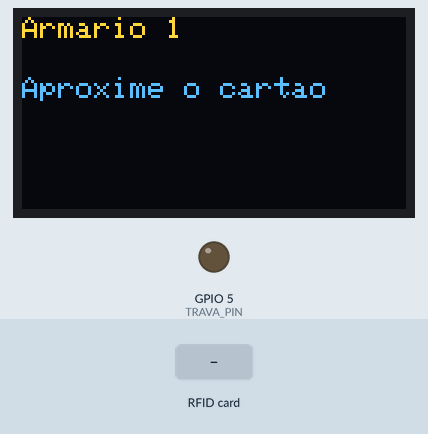
Simulated run of this sketch. Board: ESP32. Parts: 128×64 one-colour display, output pins drawn as LEDs (lit = HIGH). Inputs (shaded band) come from the test bench. The OLED is the two-colour kind (top 16 rows yellow); WiFi joins after 1.5 s; servers stay silent unless stated; uploads are accepted with an empty reply; what the sketch prints to the serial monitor is not drawn.

Above: at 2.8 s.
2.9 s: RFID card 5E 7A 19 C4 held to the reader
At 3.05 s:
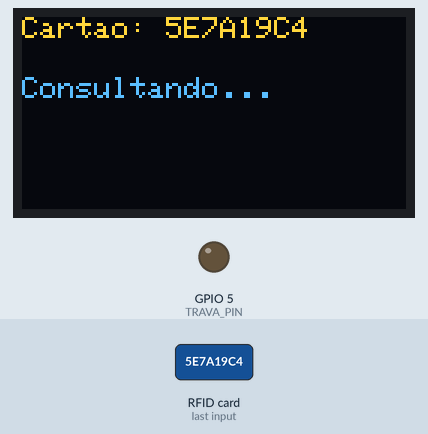
At 3.5 s:
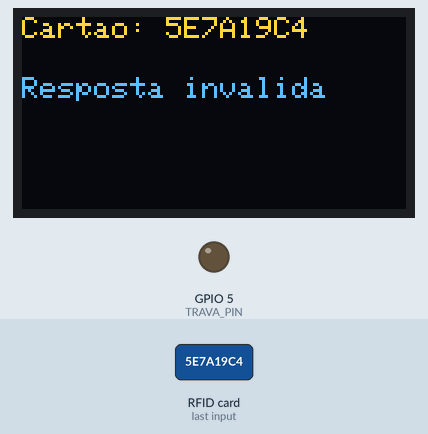
Timing chart, 0 to 5.9 s (numbered marks = the images above; inputs shaded):
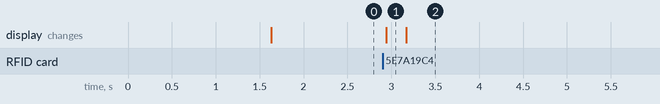

The sketch:

leitor_rfid.ino
```cpp
#include <WiFi.h>
#include <HTTPClient.h>
#include <ArduinoJson.h>
#include <SPI.h>
#include <MFRC522.h>
#include <Wire.h>
#include <Adafruit_GFX.h>
#include <Adafruit_SSD1306.h>
#include <WiFiClientSecure.h>


const char* WIFI_SSID  = "Wokwi-GUEST";
const char* WIFI_SENHA = "";


const char* URL_API = "https://immediately-exposure-samba-thee.trycloudflare.com/IoT_SA/api/armario.php";


#define ARMARIO_ID 1
#define TRAVA_PIN  5
#define TEMPO_ABERTO 5000


#define RFID_SS   0
#define RFID_RST  4
#define RFID_SCK  1
#define RFID_MOSI 2
#define RFID_MISO 3


#define OLED_SDA 18
#define OLED_SCL 19


MFRC522 rfid(RFID_SS, RFID_RST);
Adafruit_SSD1306 tela(128, 64, &Wire, -1);


bool armarioAberto = false;
String cartaoAberto = "";
String nomeAberto = "";


void mostrar(String linha1, String linha2 = "", String linha3 = "") {
  tela.clearDisplay();
  tela.setTextSize(1);
  tela.setTextColor(SSD1306_WHITE);
  tela.setCursor(0, 0);
  tela.println(linha1);
  tela.setCursor(0, 20);
  tela.println(linha2);
  tela.setCursor(0, 40);
  tela.println(linha3);
  tela.display();
}


void conectarWiFi() {
  mostrar("Conectando WiFi...");
  WiFi.mode(WIFI_STA);
  WiFi.begin(WIFI_SSID, WIFI_SENHA, 6);

  while (WiFi.status() != WL_CONNECTED) {
    delay(500);
    Serial.print(".");
  }


  Serial.println("\nWiFi conectado: " + WiFi.localIP().toString());
}


String lerCodigo() {
  String codigo = "";


  for (byte i = 0; i < rfid.uid.size; i++) {
    if (rfid.uid.uidByte[i] < 0x10) codigo += "0";
    codigo += String(rfid.uid.uidByte[i], HEX);
  }


  codigo.toUpperCase();
  return codigo;
}


void fecharArmario() {
  digitalWrite(TRAVA_PIN, LOW);
  armarioAberto = false;
  cartaoAberto = "";
}

void mostrarEspera() {
  if (armarioAberto) {
    mostrar("ABERTO", nomeAberto, "Passe o mesmo cartao");
  } else {
    mostrar("Armario " + String(ARMARIO_ID), "Aproxime o cartao");
  }
}

void consultarApi(String codigo) {
  String url = String(URL_API) + "?codigo=" + codigo + "&armario=" + ARMARIO_ID;
  String resposta = "";
  int status = 0;


  for (int tentativa = 1; tentativa <= 3; tentativa++) {
    WiFiClientSecure cliente;
    cliente.setInsecure();

    HTTPClient http;
    http.setConnectTimeout(10000);
    http.setTimeout(10000);
    http.begin(cliente, url);
    http.addHeader("ngrok-skip-browser-warning", "1");

    status = http.GET();

    if (status == 200) {
      resposta = http.getString();
      http.end();
      break;
    }

    Serial.println("Erro na API (tentativa " + String(tentativa) + "): " + String(status) + " " + HTTPClient::errorToString(status));
    if (status > 0) {
      Serial.println(http.getString().substring(0, 300));   // mostra o corpo do erro
    }
    http.end();

    if (status != -1) break;

    mostrar("Cartao: " + codigo, "Tentando de novo", String(tentativa) + "/3");
    delay(1500);
  }

  if (status != 200) {
    mostrar("Cartao: " + codigo, "Erro no servidor", "Codigo " + String(status));
    return;
  }

  Serial.println("Resposta: " + resposta);

  JsonDocument json;


  if (deserializeJson(json, resposta)) {
    mostrar("Cartao: " + codigo, "Resposta invalida");
    return;
  }


  bool abrir        = json["abrir"] | false;
  String nome       = json["nome"] | "";
  String ferramenta = json["ferramenta"] | "";
  String prazo      = json["prazo"] | "";
  String mensagem   = json["mensagem"] | "";


  if (abrir) {
    mostrar("LIBERADO - " + nome, ferramenta, "Devolver: " + prazo);
    digitalWrite(TRAVA_PIN, HIGH);
    armarioAberto = true;
    cartaoAberto = codigo;
    nomeAberto = nome;
  } else {
    mostrar("NEGADO", "Cartao: " + codigo, mensagem);
  }
}


void setup() {
  Serial.begin(115200);


  pinMode(TRAVA_PIN, OUTPUT);
  digitalWrite(TRAVA_PIN, LOW);


  Wire.begin(OLED_SDA, OLED_SCL);
  tela.begin(SSD1306_SWITCHCAPVCC, 0x3C);


  SPI.begin(RFID_SCK, RFID_MISO, RFID_MOSI, RFID_SS);
  rfid.PCD_Init();


  conectarWiFi();
  mostrar("Armario " + String(ARMARIO_ID), "Aproxime o cartao");
}


void loop() {
  if (WiFi.status() != WL_CONNECTED) {
    conectarWiFi();
  }


  if (!rfid.PICC_IsNewCardPresent() || !rfid.PICC_ReadCardSerial()) {
    delay(50);
    return;
  }


  String codigo = lerCodigo();
  Serial.println("Cartao lido: " + codigo);


  if (armarioAberto) {
    if (codigo == cartaoAberto) {
      fecharArmario();
      mostrar("FECHADO", nomeAberto, "Ate logo!");
    } else {
      mostrar("Armario em uso", nomeAberto, "Use o mesmo cartao");
    }
    rfid.PICC_HaltA();
    delay(3000);
    mostrarEspera();
    return;
  }

  mostrar("Cartao: " + codigo, "Consultando...");


  consultarApi(codigo);
  rfid.PICC_HaltA();


  delay(3000);
  mostrarEspera();
}
```

Measured:
- after the input at 2.9 s, the display: changes at once (image 1)
